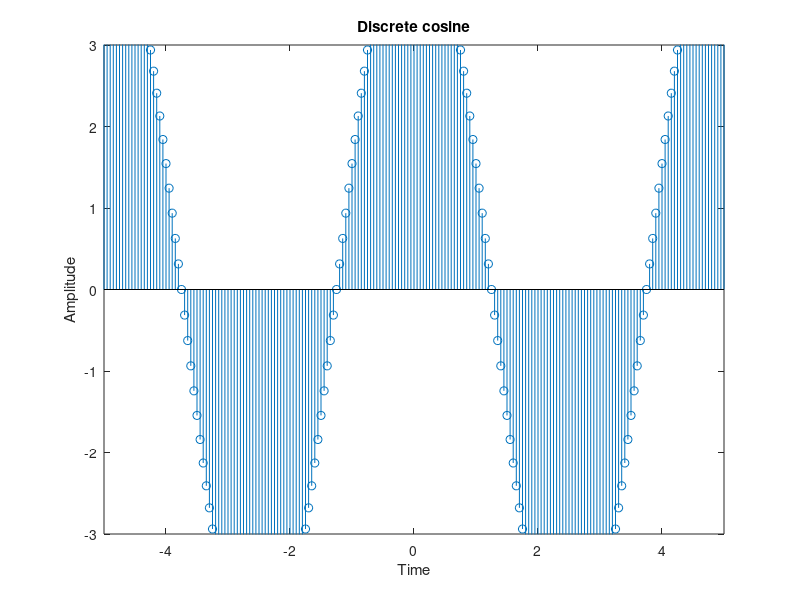

Write MATLAB code to recreate this figure.
pkg load signal;
pkg load control;

T = input("Enter time: ");
a = input("Enter amplitude: ");
t = -T : 0.05 : T;
y = a*cos((2*pi*t)/T);
stem(t,y)
hold on
axis([-T T -3 3])
xlabel("Time")
ylabel("Amplitude")
title("Discrete cosine")
